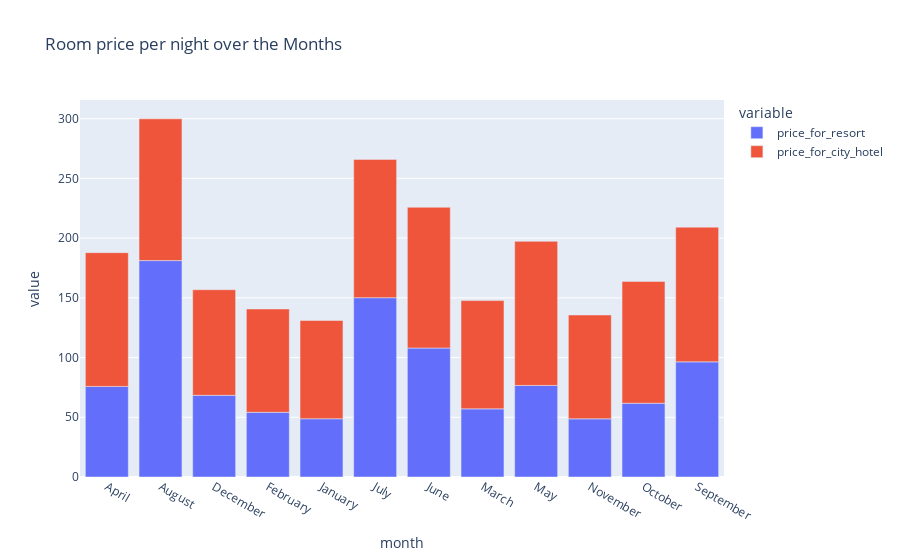

This figure's notebook cell:
### Code cell
px.bar(final, x='month', y=['price_for_resort','price_for_city_hotel'], title='Room price per night over the Months')

### Figure 1 — Plotly figure (JSON) as saved in the notebook; plotly's stock layout.template omitted (floating-point values rounded to 4 significant figures)
{"data": [{"alignmentgroup": "True", "hovertemplate": "variable=price_for_resort<br>month=%{x}<br>value=%{y}<extra></extra>", "legendgroup": "price_for_resort", "marker": {"color": "#636efa", "pattern": {"shape": ""}}, "name": "price_for_resort", "offsetgroup": "price_for_resort", "orientation": "v", "showlegend": true, "textposition": "auto", "type": "bar", "x": ["April", "August", "December", "February", "January", "July", "June", "March", "May", "November", "October", "September"], "xaxis": "x", "y": [75.87, 181.2, 68.41, 54.15, 48.76, 150.1, 108.0, 57.06, 76.66, 48.71, 61.78, 96.42], "yaxis": "y"}, {"alignmentgroup": "True", "hovertemplate": "variable=price_for_city_hotel<br>month=%{x}<br>value=%{y}<extra></extra>", "legendgroup": "price_for_city_hotel", "marker": {"color": "#EF553B", "pattern": {"shape": ""}}, "name": "price_for_city_hotel", "offsetgroup": "price_for_city_hotel", "orientation": "v", "showlegend": true, "textposition": "auto", "type": "bar", "x": ["April", "August", "December", "February", "January", "July", "June", "March", "May", "November", "October", "September"], "xaxis": "x", "y": [112.0, 118.7, 88.4, 86.52, 82.33, 115.8, 117.9, 90.66, 120.7, 86.95, 102.0, 112.8], "yaxis": "y"}], "layout": {"autosize": true, "barmode": "relative", "legend": {"title": {"text": "variable"}, "tracegroupgap": 0}, "title": {"text": "Room price per night over the Months"}, "xaxis": {"anchor": "y", "autorange": true, "domain": [0, 1], "range": [-0.5, 11.5], "title": {"text": "month"}, "type": "category"}, "yaxis": {"anchor": "x", "autorange": true, "domain": [0, 1], "range": [0, 315.7], "title": {"text": "value"}, "type": "linear"}}}
